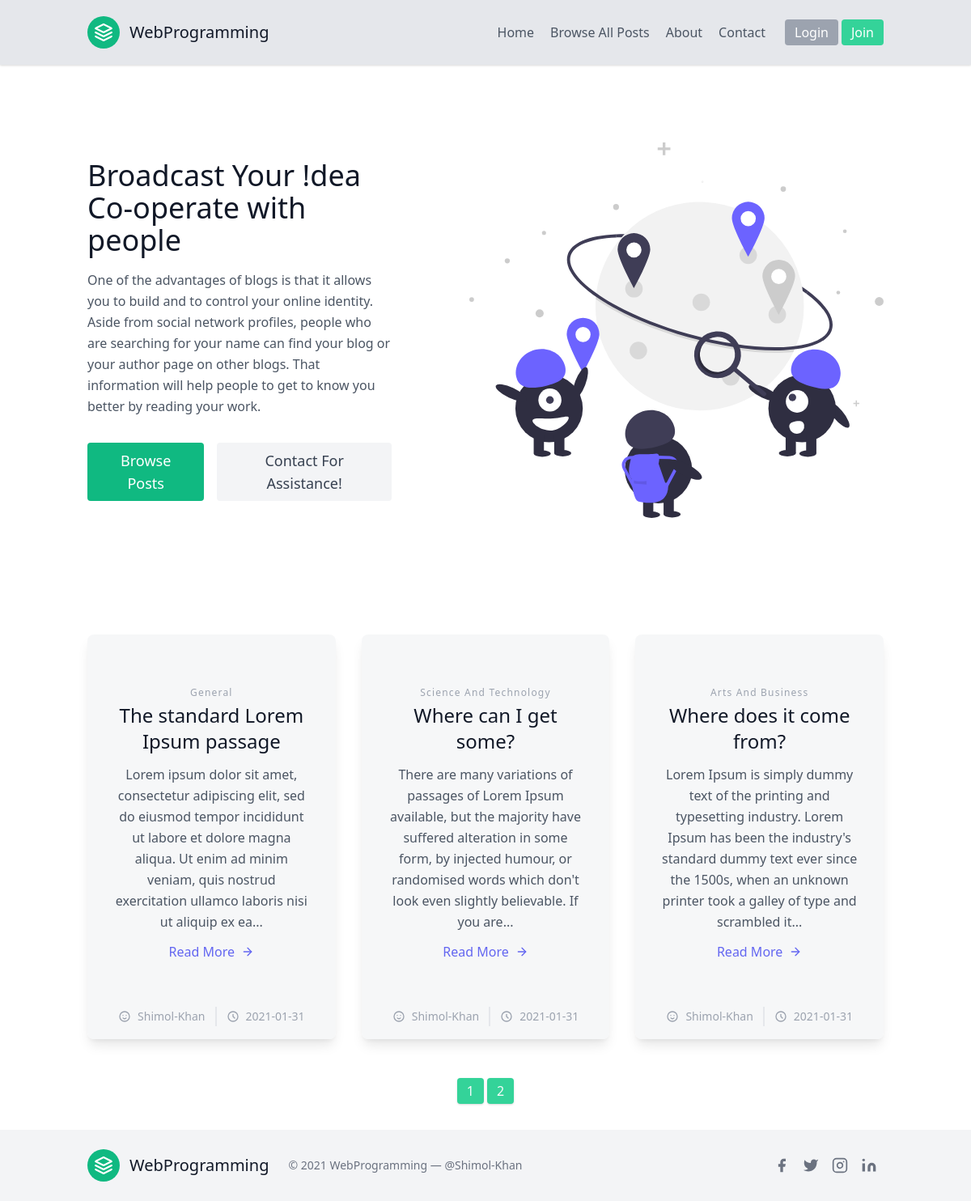
Page /home on the earlier database version.
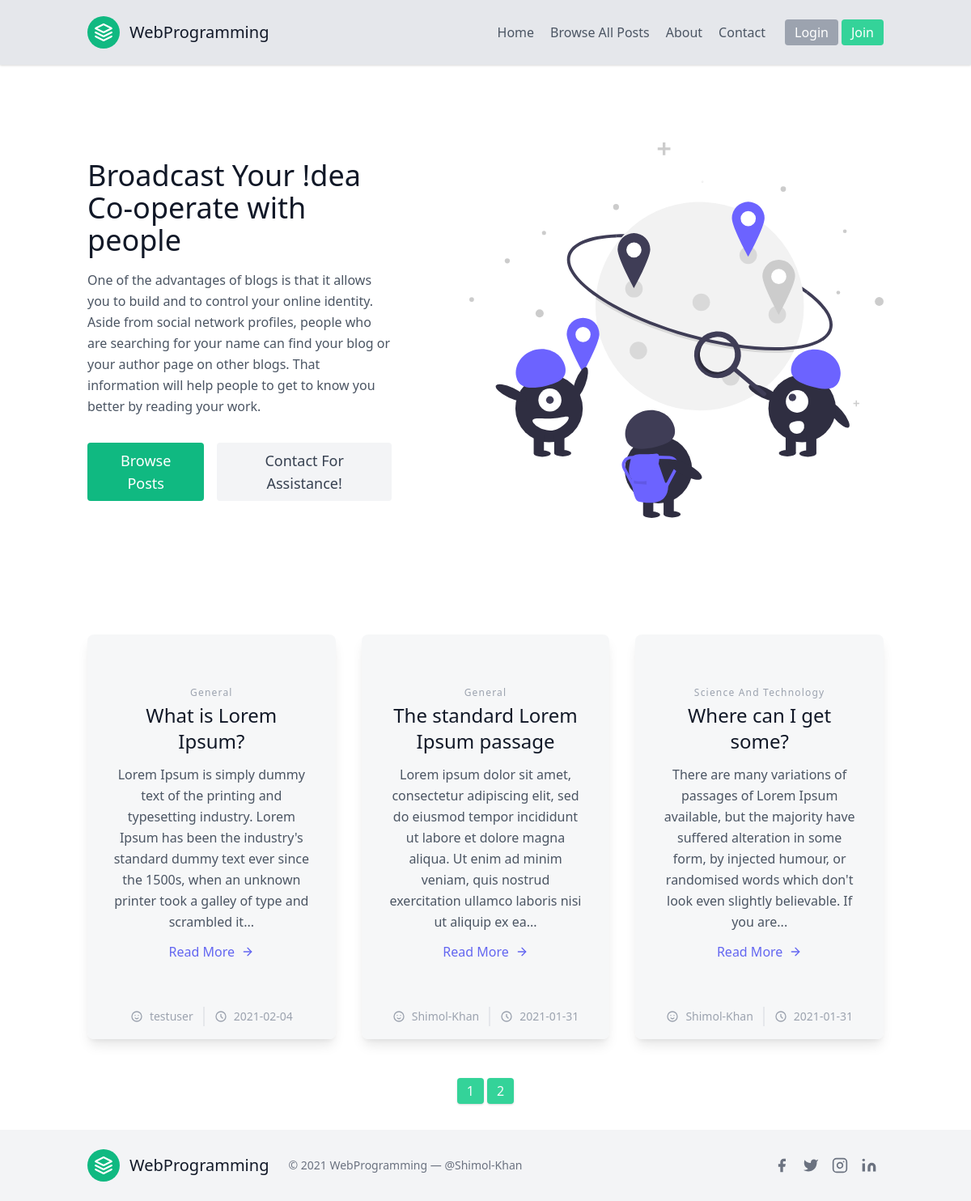
Same page on the later database version.
### Blog/models.py (models this page shows, shortened)
class Post(db.Model):
    id = db.Column(db.Integer, primary_key=True)
    title = db.Column(db.String(100), nullable=False)
    date_posted = db.Column(db.DateTime, nullable=False, default=datetime.utcnow)
    category = db.Column(db.String(100), nullable=False)
    content = db.Column(db.Text, nullable=False)
    user_id = db.Column(db.Integer, db.ForeignKey('user.id'), nullable=False)

class User(db.Model, UserMixin):
    id = db.Column(db.Integer, primary_key=True)
    username = db.Column(db.String(20), unique=True, nullable=False)
    email = db.Column(db.String(120), unique=True, nullable=False)
    image_file = db.Column(db.String(20), nullable=False, default='default.jpg')
    password = db.Column(db.String(60), nullable=False)
    posts = db.relationship('Post', backref='author', lazy=True)

### Blog/routes.py (the view)
@app.route("/")
@app.route("/home")
def home():
    page = request.args.get('page', 1, type=int)
    posts = Post.query.order_by(Post.date_posted.desc()).paginate(page=page, per_page=3)
    return render_template('home.html', posts=posts)

### Blog/templates/home.html
{% extends "layout.html" %}
{% block content %}
<section class="text-gray-600 body-font animate__animated animate__fadeIn">
  <div class="container mx-auto flex px-5 py-24 md:flex-row flex-col items-center">
    <div class="lg:flex-grow md:w-1/2 lg:pr-24 md:pr-16 flex flex-col md:items-start md:text-left mb-16 md:mb-0 items-center text-center">
      <h1 class="title-font sm:text-4xl text-3xl mb-4 font-medium text-gray-900">Broadcast Your !dea
        <br class="hidden lg:inline-block">Co-operate with people
      </h1>
      <p class="mb-8 leading-relaxed">One of the advantages of blogs is that it allows you to build and to control your online identity. Aside from social network profiles, people who are searching for your name can find your blog or your author page on other blogs. That information will help people to get to know you better by reading your work.</p>
      <div class="flex justify-center">
        <button class="inline-flex text-white bg-green-500 border-0 py-2 px-6 focus:outline-none hover:bg-green-600 rounded text-lg">
          <a href="{{ url_for('browse') }}">Browse Posts</a>
        </button>
        <button class="ml-4 inline-flex text-gray-700 bg-gray-100 border-0 py-2 px-6 focus:outline-none hover:bg-gray-200 rounded text-lg">
          <a href="{{ url_for('new_contact') }}">Contact For Assistance!</a>
        </button>
      </div>
    </div>
    <div class="lg:max-w-lg lg:w-full md:w-1/2 w-5/6">
      <img class="object-cover object-center rounded" alt="hero" src="static/blog.svg">
    </div>
  </div>
</section>
  <section class="text-gray-600 body-font animate__animated animate__bounceInUp">
    <div class="container px-5 py-12 mx-auto">
      <div class="flex flex-wrap -m-4 justify-center">
        {% for post in posts.items %}
        <div class="p-4 lg:w-1/3">
          <div class="h-full bg-gray-100 bg-opacity-75 px-8 pt-16 pb-24 rounded-lg overflow-hidden text-center relative shadow-lg">
            <h2 class="tracking-widest text-xs title-font font-medium text-gray-400 mb-1">{{ post.category }}</h2>
            <h1 class="title-font sm:text-2xl text-xl font-medium text-gray-900 mb-3">{{ post.title }}</h1>
            <p class="leading-relaxed mb-3">{{ post.content | truncate(220)}}</p>
            <a class="text-indigo-500 inline-flex items-center" href="{{ url_for('post', post_id=post.id) }}">Read More
              <svg class="w-4 h-4 ml-2" viewBox="0 0 24 24" stroke="currentColor" stroke-width="2" fill="none"
                stroke-linecap="round" stroke-linejoin="round">
                <path d="M5 12h14"></path>
                <path d="M12 5l7 7-7 7"></path>
              </svg>
            </a>
            <div class="text-center mt-2 leading-none flex justify-center absolute bottom-0 left-0 w-full py-4">
              <span
                class="text-gray-400 mr-3 inline-flex items-center leading-none text-sm pr-3 py-1 border-r-2 border-gray-200">
                <svg class="w-4 h-4 mr-2" fill="none" stroke="currentColor" viewBox="0 0 24 24" xmlns="http://www.w3.org/2000/svg"><path stroke-linecap="round" stroke-linejoin="round" stroke-width="2" d="M14.828 14.828a4 4 0 01-5.656 0M9 10h.01M15 10h.01M21 12a9 9 0 11-18 0 9 9 0 0118 0z"></path></svg>
                {{ post.author.username }}
              </span>
              <span class="text-gray-400 inline-flex items-center leading-none text-sm">
                <svg class="w-4 h-4 mr-2" fill="none" stroke="currentColor" viewBox="0 0 24 24" xmlns="http://www.w3.org/2000/svg"><path stroke-linecap="round" stroke-linejoin="round" stroke-width="2" d="M12 8v4l3 3m6-3a9 9 0 11-18 0 9 9 0 0118 0z"></path></svg>
                {{ post.date_posted.strftime('%Y-%m-%d') }}
              </span>
            </div>
          </div>
        </div>
        {% endfor %}
      </div>
    </div>
  </section>
  <div class="flex justify-center">
    <div>
      {% for page_num in posts.iter_pages(left_edge=1, right_edge=1, left_current=1, right_current=2) %}
        {% if page_num %}
          {% if posts.page == page_num %}
            <a class="shadow inline-flex items-center bg-green-400 border-0 py-1 px-3 focus:outline-none hover:bg-green-500 rounded text-base mt-4 md:mt-0 text-gray-50" href="{{ url_for('home', page=page_num) }}">{{ page_num }}</a>
          {% else %}
            <a class="shadow inline-flex items-center bg-green-400 border-0 py-1 px-3 focus:outline-none hover:bg-green-500 rounded text-base mt-4 md:mt-0 text-gray-50" href="{{ url_for('home', page=page_num) }}">{{ page_num }}</a>
          {% endif %}
        {% else %}
        ...
        {% endif %}
      {% endfor %}
    </div>
  </div>
<footer class="text-gray-600 body-font mt-8">
  <div class="bg-gray-100">
    <div class="container px-5 py-6 mx-auto flex items-center sm:flex-row flex-col">
      <a class="flex title-font font-medium items-center md:justify-start justify-center text-gray-900">
        <svg xmlns="http://www.w3.org/2000/svg" fill="none" stroke="currentColor" stroke-linecap="round" stroke-linejoin="round" stroke-width="2" class="w-10 h-10 text-white p-2 bg-green-500 rounded-full" viewBox="0 0 24 24">
          <path d="M12 2L2 7l10 5 10-5-10-5zM2 17l10 5 10-5M2 12l10 5 10-5"></path>
        </svg>
        <span class="ml-3 text-xl">WebProgramming</span>
      </a>
      <p class="text-sm text-gray-500 sm:ml-6 sm:mt-0 mt-4">© 2021 WebProgramming —
        <a href="https://github.com/Shimol-Khan" target="_blank">@Shimol-Khan</a>
      </p>
      <span class="inline-flex sm:ml-auto sm:mt-0 mt-4 justify-center sm:justify-start">
        <a href="https://www.facebook.com/shimolkhan.dev/" class="text-gray-500 px-2" target="_blank">
          <svg fill="currentColor" stroke-linecap="round" stroke-linejoin="round" stroke-width="2" class="w-5 h-5" viewBox="0 0 24 24">
            <path d="M18 2h-3a5 5 0 00-5 5v3H7v4h3v8h4v-8h3l1-4h-4V7a1 1 0 011-1h3z"></path>
          </svg>
        </a>
        <a href="https://www.twitter.com/" class="text-gray-500 px-2" target="_blank">
          <svg fill="currentColor" stroke-linecap="round" stroke-linejoin="round" stroke-width="2" class="w-5 h-5" viewBox="0 0 24 24">
            <path d="M23 3a10.9 10.9 0 01-3.14 1.53 4.48 4.48 0 00-7.86 3v1A10.66 10.66 0 013 4s-4 9 5 13a11.64 11.64 0 01-7 2c9 5 20 0 20-11.5a4.5 4.5 0 00-.08-.83A7.72 7.72 0 0023 3z"></path>
          </svg>
        </a>
        <a href="https://www.instagram.com/shimolkhan.dev/" class="text-gray-500 px-2" target="_blank">
          <svg fill="none" stroke="currentColor" stroke-linecap="round" stroke-linejoin="round" stroke-width="2" class="w-5 h-5" viewBox="0 0 24 24">
            <rect width="20" height="20" x="2" y="2" rx="5" ry="5"></rect>
            <path d="M16 11.37A4 4 0 1112.63 8 4 4 0 0116 11.37zm1.5-4.87h.01"></path>
          </svg>
        </a>
        <a href="https://www.linkedin.com/in/shimol-khan/" class="text-gray-500 px-2" target="_blank">
          <svg fill="currentColor" stroke="currentColor" stroke-linecap="round" stroke-linejoin="round" stroke-width="0" class="w-5 h-5" viewBox="0 0 24 24">
            <path stroke="none" d="M16 8a6 6 0 016 6v7h-4v-7a2 2 0 00-2-2 2 2 0 00-2 2v7h-4v-7a6 6 0 016-6zM2 9h4v12H2z"></path>
            <circle cx="4" cy="4" r="2" stroke="none"></circle>
          </svg>
        </a>
      </span>
    </div>
  </div>
</footer>
{% endblock content %}

### Blog/templates/layout.html (shortened to what this page needs)
<!DOCTYPE html>
<html lang="en">
<head>
  <link href="https://cdnjs.cloudflare.com/ajax/libs/font-awesome/5.15.1/css/all.min.css" rel="stylesheet">
  <link href="https://unpkg.com/tailwindcss@^2/dist/tailwind.min.css" rel="stylesheet">
  <link rel="stylesheet" href="{{ url_for('static', filename='main.css') }}">
  <link rel="stylesheet" href="https://cdnjs.cloudflare.com/ajax/libs/animate.css/4.1.1/animate.min.css">
</head>
<body>
  <header class="text-gray-600 bg-gray-200 body-font shadow">
    <div class="container mx-auto flex flex-wrap p-5 flex-col md:flex-row items-center">
      <a class="flex title-font font-medium items-center text-gray-900 mb-4 md:mb-0" href="/">
        <svg xmlns="http://www.w3.org/2000/svg" fill="none" stroke="currentColor" stroke-linecap="round"
          stroke-linejoin="round" stroke-width="2" class="w-10 h-10 text-white p-2 bg-green-500 rounded-full"
          viewBox="0 0 24 24">
          <path d="M12 2L2 7l10 5 10-5-10-5zM2 17l10 5 10-5M2 12l10 5 10-5"></path>
        </svg>
        <span class="ml-3 text-xl">WebProgramming</span>
      </a>
      <nav class="md:ml-auto flex flex-wrap items-center text-base justify-center">
        <a class="mr-5 hover:text-gray-900" href="{{ url_for('home') }}">Home</a>
        <a class="mr-5 hover:text-gray-900" href="{{ url_for('browse') }}">Browse All Posts</a>
        <a class="mr-5 hover:text-gray-900" href="{{ url_for('about') }}">About</a>
        <a class="mr-5 hover:text-gray-900" target="_blank" href="{{ url_for('new_contact') }}">Contact</a>
      </nav>
      {% if current_user.is_authenticated %}
      <a class="mr-5 hover:text-gray-900" href="{{ url_for('account') }}">Account</a>
      <button
        class="shadow inline-flex items-center bg-green-400 border-0 py-1 px-3 focus:outline-none hover:bg-green-500 rounded text-base mt-4 md:mt-0 text-gray-50">
        <a href="{{ url_for('logout') }}">Logout</a>
        <svg fill="none" stroke="currentColor" stroke-linecap="round" stroke-linejoin="round" stroke-width="2"
          class="w-4 h-4 ml-1" viewBox="0 0 24 24">
          <path d="M5 12h14M12 5l7 7-7 7"></path>
        </svg>
      </button>
      {% else %}
      <button
        class="mx-1 inline-flex items-center bg-gray-400 border-0 py-1 px-3 focus:outline-none hover:bg-gray-500 rounded text-base mt-4 md:mt-0 text-white">
        <a href="{{ url_for('login') }}">Login</a>
      </button>
      <button
        class="inline-flex items-center bg-green-400 border-0 py-1 px-3 focus:outline-none hover:bg-green-500 rounded text-base mt-4 md:mt-0 text-white">
        <a href="{{ url_for('register') }}">Join</a>
      </button>
      {% endif %}
    </div>
  </header>
{% block content %} {% endblock content %}
</body>
</html>

Differences in the rows shown:
no longer on this page (row unchanged): Post: category "Arts And Business", title "Where does it come from?", content "Lorem Ipsum is simply dummy text of the printing and typesetting industry. Lorem Ipsum has been the industry's standard dummy text ever since the 1500s, when an unknown printer took a galley of type and scrambled it...", author.username "Shimol-Khan", date_posted "2021-01-31"
added Post: category "General", title "What is Lorem Ipsum?", content "Lorem Ipsum is simply dummy text of the printing and typesetting industry. Lorem Ipsum has been the industry's standard dummy text ever since the 1500s, when an unknown printer took a galley of type and scrambled it...", author.username "testuser", date_posted "2021-02-04"
